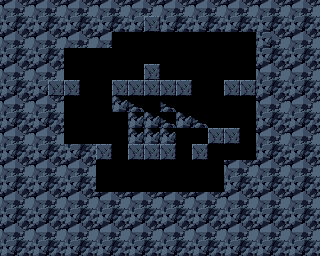

This is a level from a 2D game, rendered from its Tiled map with the project's own tilesets. A one-line summary and the complete map file follow:
An orthogonal 20x16 tile map with 16x16 px tiles, 1 tile layer (Tile Layer 1).

<map version="1.0" tiledversion="2018.01.23" orientation="orthogonal" renderorder="right-down" width="20" height="16" tilewidth="16" tileheight="16" infinite="0" nextobjectid="1">
 <tileset firstgid="1" source="../Content/Tilesets/prtCave.tsx" />
 <layer name="Tile Layer 1" width="20" height="16">
  <data encoding="csv">
34,33,34,33,34,33,34,33,34,33,34,33,34,33,34,33,34,33,34,33,
49,50,49,50,49,50,49,50,49,43,49,50,49,50,49,50,49,50,49,50,
34,33,34,33,34,33,34,1,1,1,1,1,1,1,1,1,49,33,34,33,
49,50,49,50,1,1,1,1,1,1,1,1,1,1,1,1,49,50,49,50,
34,33,34,33,1,1,1,1,1,43,1,1,1,1,1,1,34,33,34,33,
49,50,49,43,43,1,1,43,43,43,43,43,1,1,43,43,49,50,49,50,
34,33,34,33,1,1,1,19,20,1,20,1,1,1,1,1,34,33,34,33,
49,50,49,50,1,1,1,1,19,19,20,19,20,1,1,1,49,50,49,50,
34,33,34,33,1,1,1,1,19,19,19,1,1,43,43,1,34,33,34,33,
49,50,49,50,49,50,2,1,43,43,43,1,43,1,1,1,49,50,49,50,
34,33,34,33,34,33,1,1,1,1,1,1,1,1,34,33,34,33,34,33,
49,50,49,50,49,50,1,1,1,1,1,1,1,1,49,50,49,50,49,50,
34,33,34,33,34,33,34,33,34,33,34,33,34,33,34,33,34,33,34,33,
49,50,49,50,49,50,49,50,49,50,49,50,49,50,49,50,49,50,49,50,
34,33,34,33,34,33,34,33,34,33,34,33,34,33,34,33,34,33,34,33,
49,50,49,50,49,50,49,50,49,50,49,50,49,50,49,50,49,50,49,50
</data>
 </layer>
</map>